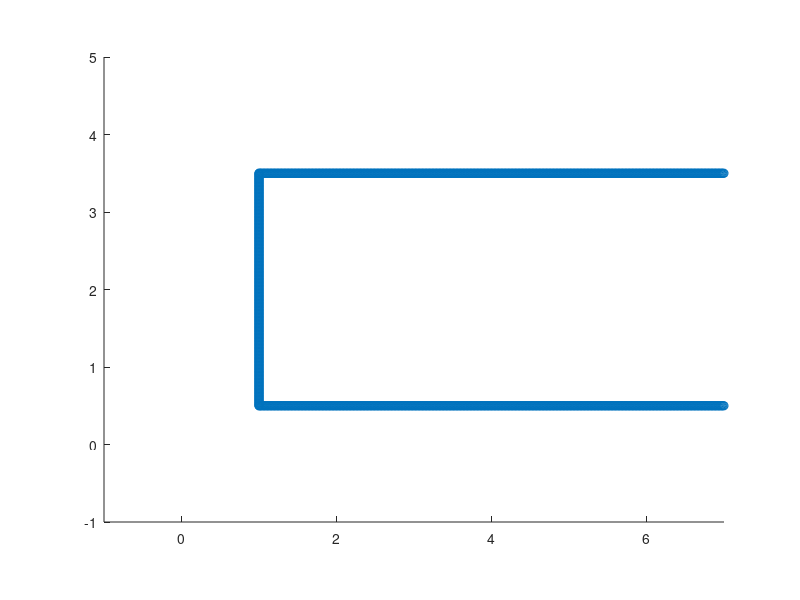

The MATLAB source for this figure: (Note: this script raises an error after producing the figure.)

%%
% 以散点图的形式绘制定位结果

figure();
hold on;
axis([-1, 7, -1 , 5]);
axis equal;
pos_hat = [
    6, 3.5;
    1, 3.5;
    1, 0.5;
    6, 0.5; 
];

point_hat_set = [];
for i = 1 : 0.01 : 7
    point_hat_set = [point_hat_set; i, 3.5];
end

for j = 0.5 : 0.01 : 3.5
    point_hat_set = [point_hat_set; 1, j];
end

for i = 1 : 0.01 : 7
    point_hat_set = [point_hat_set; i, 0.5];
end

scatter(point_hat_set(:, 1), point_hat_set(:, 2));
scatter(posiRes(:, 1), posiRes(:, 2), 'blue');
scatter(kal_posiRes(:, 1), kal_posiRes(:, 2), 'r');
% scatter(KF.smooth_posiRes(:, 1), KF.smooth_posiRes(:, 2));
% scatter(kal_mean_posiRes(:, 1), kal_mean_posiRes(:, 2));
% scatter(mean_posiRes(:, 1), mean_posiRes(:, 2));
% scatter(ftm_posiRes(:, 1), ftm_posiRes(:, 2));
% scatter(ftm_mean_posiRes(:, 1), ftm_mean_posiRes(:, 2));


%%
% 折线图绘制定位中的X结果
figure;
hold on;
plot(posiRes(:, 1));
plot(ftm_posiRes(:, 1));
% plot(ftm_mean_posiRes(:, 1));
legend('原始','intel','mean ');

%%
% 折线图绘制定位中的Y结果
figure;
hold on;
plot(posiRes(:, 2));
plot(ftm_posiRes(:, 2));
plot(ftm_mean_posiRes(:, 2));
legend('原始','intel','mean ');

%%
% 折线图绘制原始 预测 修正后的定位结果
figure;
hold on;
title('X')
plot(KF.X_set(:, 1));
plot(KF.X_set(:, 2));
plot(KF.X_set(:, 3));
legend('观测','预测','修正');

%%
% 折线图绘制原始 预测 修正后的定位结果
figure;
hold on;
title('Y')
plot(KF.X_set(:, 6));
plot(KF.X_set(:, 7));
plot(KF.X_set(:, 8));
legend('观测','预测','修正');

%%
figure;
plot(kalmanDataArr(:, 1:4));
title("X");
% legend('Measured','estimateRes', 'kalmanRes','meanRes','kalmanGain');
legend('Measured','estimateRes', 'kalmanRes','kalmanGain');
%%
figure;
plot(kalmanDataArr(:, 5:8));
title("Y");

% legend('Measured','estimateRes', 'kalmanRes','meanRes','kalmanGain');
legend('Measured','estimateRes', 'kalmanRes','kalmanGain');
%%
% 以三维散点图的形式绘制定位结果


colors = linspace(1, 256, length(posiRes));
% scatter(kalmanPosiRes(:,1),kalmanPosiRes(:,2), [], colors, 'filled');
scatter3(posiRes(:,1),posiRes(:,2), 1:length(posiRes), [], colors, 'filled');
% scatter3(ftm_mean_posiRes(:,1), ftm_mean_posiRes(:,2), 1:length(posiRes), [], colors, 'filled');
